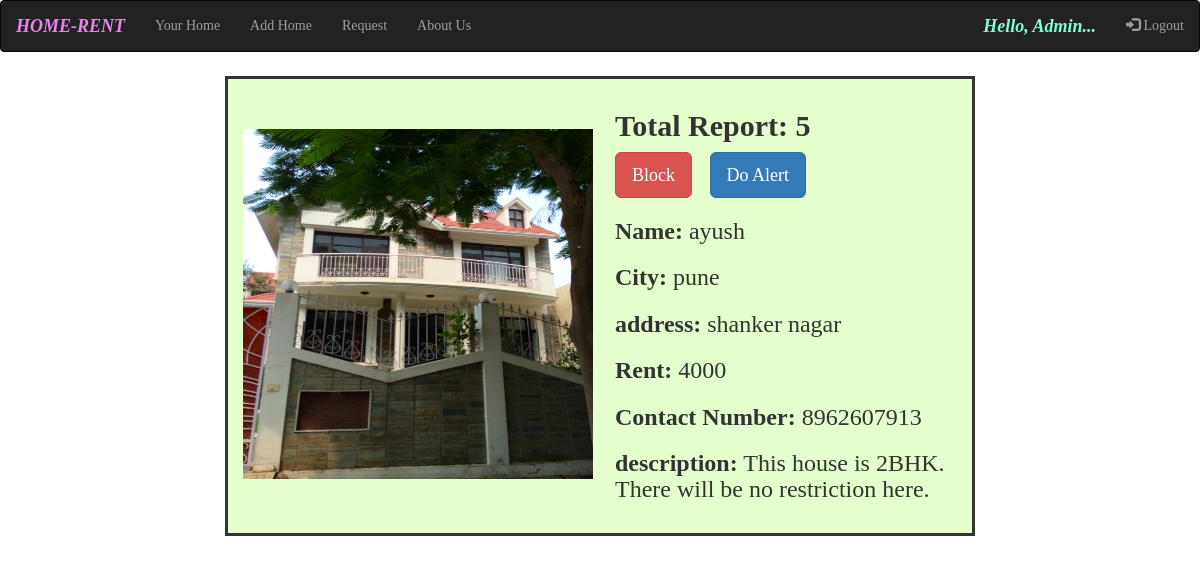
Page /4/ (signed in) on the earlier database version.
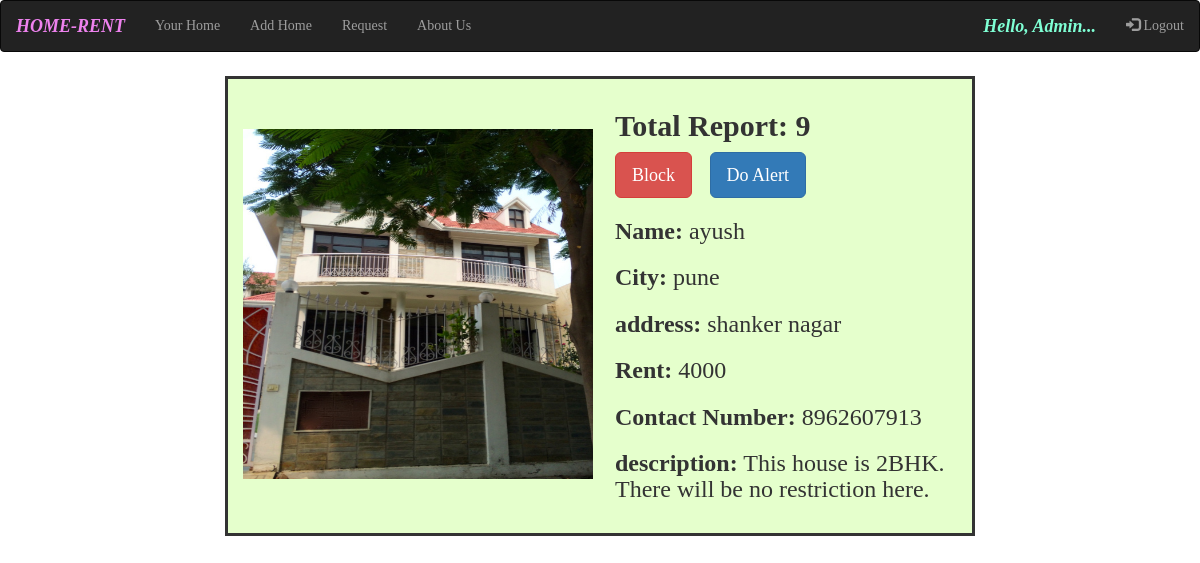
Same page on the later database version.
### homeapp/models.py (models this page shows, shortened)
class Item(models.Model):
    user = models.ForeignKey(User, on_delete=models.CASCADE, related_name="item", null=True)
    city = models.CharField(max_length=50)
    address =models.CharField(max_length=300)
    rent= models.IntegerField(null = True)
    description= models.CharField(max_length=500)
    number=models.IntegerField(null=True)
    picture = models.FileField(blank=True, null=True)
    report =models.IntegerField(default=0)
    status =models.CharField(max_length=50,default="Safe")
    availability = models.CharField(max_length=200, default="Available")

### homeapp/views.py (the view)
# urls.py: path("<int:home_id>/", views.category_home, name='category_home'),
@login_required
def category_home(request,home_id):
    home_card = Item.objects.get(id=home_id)
    return render(request,'home_card.html',{'home_card':home_card})

### templates/home_card.html (shortened to what this page needs)
{% extends 'base.html' %}
{% load static %}
{% block body %}
<div class="col" style="margin: 2% 20%;">
  <div class="row" style="border-style: solid; padding: 10px 0 20px 0; background-color: #e5ffcc;">
    <div class="col-xs-12 col-sm-12 col-md-12 col-lg-6" style="margin-top: 40px;">
      <img src="{{home_card.picture.url}}" alt="No Image" style="width:350px; height:350px;">
    </div>
    <div class="col-xs-12 col-sm-12 col-md-12 col-lg-6 abc">
      {% if user.is_staff %}
        <h2><b>Total Report: {{home_card.report}}</b></h2>
        <a href="/block/{{home_card.id}}"><button type="button" class="btn btn-danger btn-lg">Block</button></a>&nbsp;&nbsp;&nbsp;&nbsp;
        <a href="/accept/{{home_card.id}}/"><button type="button" class="btn btn-primary btn-lg ">Do Alert</button></a>
      {%endif%}
      <h3><b>Name:</b> {{home_card.user.username}}</h3>
      <h3><b>City:</b> {{home_card.city}}</h3>
      <h3><b>address:</b> {{home_card.address}}</h3>
      <h3><b>Rent:</b> {{home_card.rent}}</h3>
      <h3><b>Contact Number:</b> {{home_card.number}}</h3>
      <h3><b>description:</b> {{home_card.description}}</h3>
    </div>
  </div>
  <br><br>
</div>
{% endblock body %}

Differences in the rows shown:
changed Item "pune": report "5" → "9"
